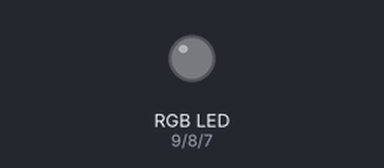
The sketch below on a simulated Arduino Uno, built with avr-gcc and run on an emulated ATmega328P. Shown: an RGB LED mixed from three pins (HIGH = lit). Dim RGB values are drawn brighter than linear.

Above: at 0.1 s.
At 7.6 s:
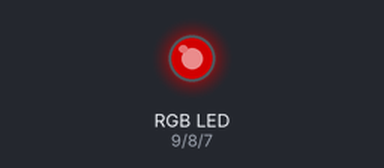
At 15.6 s:
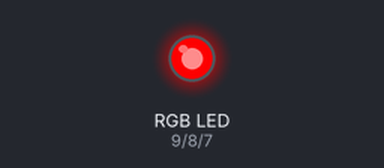
At 24.1 s:
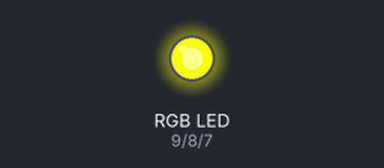
Timing chart, 0 to 25.6 s (numbered marks = the images above):
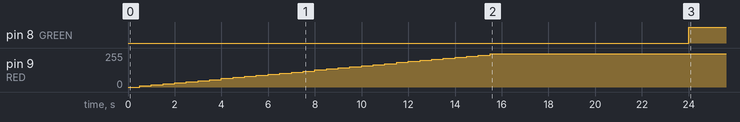

Measured:
- by itself, pin 8 (GREEN): LOW → HIGH at 24.0 s
- by itself, pin 9 (RED): moves from 0/255 to 248/255 over 15.0 s

The sketch:

RgbLed.ino
```cpp
constexpr int RED = 9;
constexpr int GREEN = 8;
constexpr int BLUE = 7;

void setup() {
  pinMode(RED, OUTPUT);
  pinMode(GREEN, OUTPUT);
  pinMode(BLUE, OUTPUT);
  Serial.begin(9600);

  for (int r = 0; r < 255; r += 8) {
    analogWrite(RED, r);
    delay(500);
  }
  for (int g = 0; g < 255; g += 8) {
    analogWrite(GREEN, g);
    delay(500);
  }
  for (int b = 0; b < 255; b += 8) {
    analogWrite(BLUE, b);
    // Serial.print("(r,g,b) = (");
    // Serial.print(r);
    // Serial.print(",");
    // Serial.print(g);
    // Serial.print(",");
    // Serial.print(b);
    // Serial.println(")");
    delay(500);
  }

  analogWrite(RED, 0);
  analogWrite(GREEN, 0);
  analogWrite(BLUE, 0);
}

void loop() {
}
```
